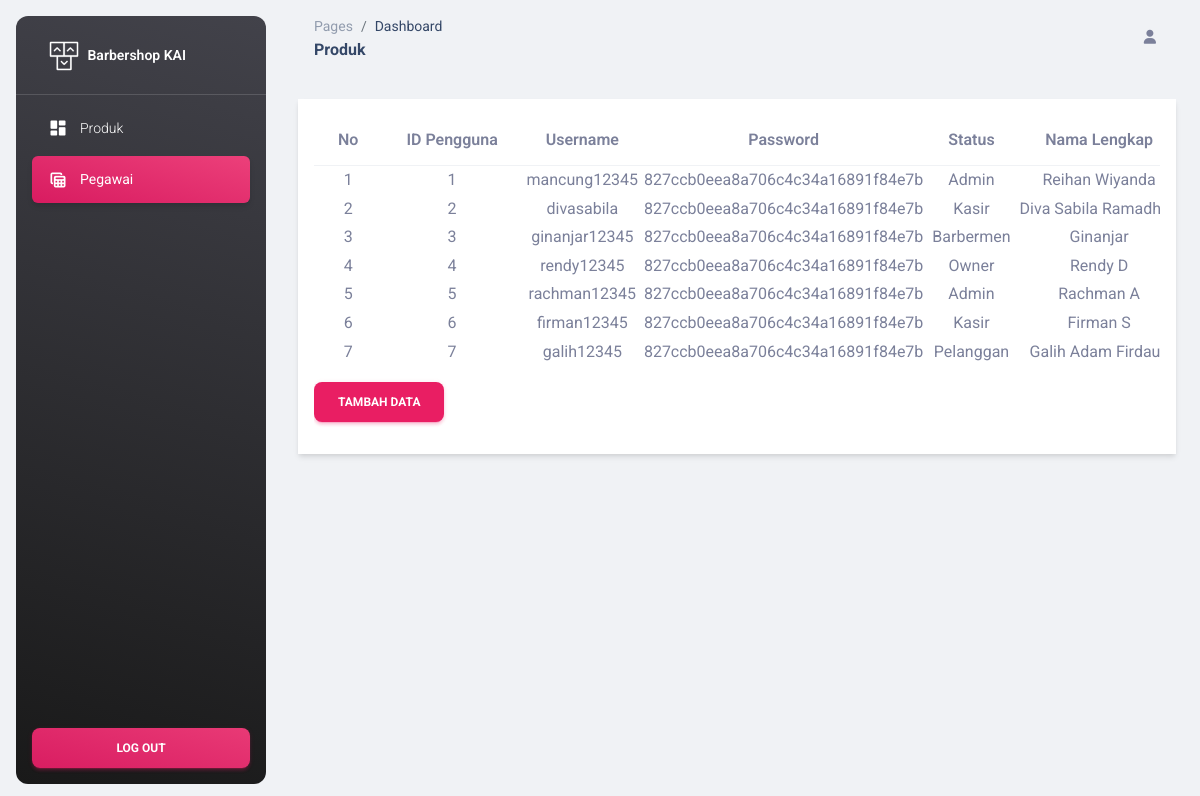
Screenshot of /admin/pegawai.php with the database file from the repository.
### tables this page shows
CREATE TABLE `pengguna` (
  `id_Pengguna` int(255) NOT NULL,
  `Username` varchar(255) NOT NULL,
  `Password` varchar(255) NOT NULL,
  `Status` varchar(25) NOT NULL,
  `Nama_lengkap` varchar(255) NOT NULL
);

### admin/pegawai.php (the view, shortened to what this page needs)
<!DOCTYPE html>
<html lang="en">
<head>
    <link href="./assets/css/nucleo-icons.css" rel="stylesheet" />
    <link href="./assets/css/nucleo-svg.css" rel="stylesheet" />
    <link id="pagestyle" href="./assets/css/material-dashboard.css?v=3.0.0" rel="stylesheet" />
</head>
<?php
require '../koneksi.php';
?>
<body class="g-sidenav-show  bg-gray-200">
    <aside class="sidenav navbar navbar-vertical navbar-expand-xs border-0 border-radius-xl my-3 fixed-start ms-3   bg-gradient-dark" id="sidenav-main">
        <div class="sidenav-header">
            <a class="navbar-brand m-0" href="./index.php ">
                <img src="./assets/img/logo-ct.png" class="navbar-brand-img h-100" alt="main_logo">
                <span class="ms-1 font-weight-bold text-white">Barbershop KAI</span>
            </a>
        </div>
        <hr class="horizontal light mt-0 mb-2">
        <div class="collapse navbar-collapse  w-auto  max-height-vh-100" id="sidenav-collapse-main">
            <ul class="navbar-nav">
                <li class="nav-item">
                    <a class="nav-link text-white" href="./index.php">
                        <div class="text-white text-center me-2 d-flex align-items-center justify-content-center">
                            <i class="material-icons opacity-10">dashboard</i>
                        </div>
                        <span class="nav-link-text ms-1">Produk</span>
                    </a>
                </li>
                <li class="nav-item">
                    <a class="nav-link text-white active bg-gradient-primary" href="./pegawai.php">
                        <div class="text-white text-center me-2 d-flex align-items-center justify-content-center">
                            <i class="material-icons opacity-10">table_view</i>
                        </div>
                        <span class="nav-link-text ms-1">Pegawai</span>
                    </a>
                </li>
            </ul>
        </div>
        <div class="sidenav-footer position-absolute w-100 bottom-0 ">
            <div class="mx-3">
                <a class="btn bg-gradient-primary mt-4 w-100" href="logout.php" type="button">Log Out</a>
            </div>
        </div>
    </aside>
    <main class="main-content position-relative max-height-vh-100 h-100 border-radius-lg ">
        <nav class="navbar navbar-main navbar-expand-lg px-0 mx-4 shadow-none border-radius-xl" id="navbarBlur" navbar-scroll="true">
            <div class="container-fluid py-1 px-3">
                <nav aria-label="breadcrumb">
                    <ol class="breadcrumb bg-transparent mb-0 pb-0 pt-1 px-0 me-sm-6 me-5">
                        <li class="breadcrumb-item text-sm"><a class="opacity-5 text-dark" href="javascript:;">Pages</a></li>
                        <li class="breadcrumb-item text-sm text-dark active" aria-current="page">Dashboard</li>
                    </ol>
                    <h6 class="font-weight-bolder mb-0">Produk</h6>
                </nav>
                <ul class="navbar-nav  justify-content-end">
                    <li class="nav-item d-flex align-items-center">
                        <a href="javascript:;" class="nav-link text-body font-weight-bold px-0">
                            <i class="fa fa-user me-sm-1"></i>
                        </a>
                    </li>
                </ul>
            </div>
        </nav>
        <div class="container-fluid py-4">
            <div class="row">
                <div class="col mb-4">
                    <div class="main-content-inner">
                        <div class="container shadow p-3 mb-5 bg-body">
                            <div class="table-responsive">
                                <table class="table table-striped table-bordered border-primary table-hover" id="dataTables-example">
                                    <thead class="thead-dark text-center">
                                        <tr>
                                            <th>No</th>
                                            <th>ID Pengguna</th>
                                            <th>Username</th>
                                            <th>Password</th>
                                            <th>Status</th>
                                            <th>Nama Lengkap</th>
                                        </tr>
                                    </thead>
                                    <tbody>
                                        <?php
                                        $sql = mysqli_query($koneksi, "SELECT * FROM pengguna");
                                        if (mysqli_num_rows($sql) > 0) {
                                            $no = 1;
                                            while ($data = mysqli_fetch_assoc($sql)) {
                                                echo '
						<tr>
                            <td>' . $no . '</td>
							<td>' . $data['id_Pengguna'] . '</td>
							<td>' . $data['Username'] . '</td>
                            <td>' . md5($data['Password']) . '</td>
                            <td>' . $data['Status'] . '</td>
                            <td>' . $data['Nama_lengkap'] . '</td>
                            <td>
                            <a href="pegawai-edit.php?Id_Produk=' . $data['id_Pengguna'] . '" class="badge badge-warning">Edit</a>
                            <a href="pegawai-delete.php?Id_Produk=' . $data['id_Pengguna'] . '" class="badge badge-danger" onclick="return confirm(\'Yakin ingin menghapus data ini?\')">Delete</a>
                            </td>
						</tr>
						';
                                                $no++;
                                            }
                                        } else {
                                            echo '
					<tr>
						<td colspan="7">Tidak ada data.</td>
					</tr>
					';
                                        }
                                        ?>
                                </table>
                                <button class="btn btn-primary" onclick="location.href='admin-tambah.php'">Tambah Data</button>
                            </div>
                        </div>
                    </div>
                </div>
            </div>
        </div>
</body>
</html>

### rows the page displays
pengguna: id_Pengguna "1", Username "mancung12345", Password "827ccb0eea8a706c4c34a16891f84e7b", Status "Admin", Nama_lengkap "Reihan Wiyanda"
pengguna: id_Pengguna "2", Username "divasabila", Password "827ccb0eea8a706c4c34a16891f84e7b", Status "Kasir", Nama_lengkap "Diva Sabila…"
pengguna: id_Pengguna "3", Username "ginanjar12345", Password "827ccb0eea8a706c4c34a16891f84e7b", Status "Barbermen", Nama_lengkap "Ginanjar"
pengguna: id_Pengguna "4", Username "rendy12345", Password "827ccb0eea8a706c4c34a16891f84e7b", Status "Owner", Nama_lengkap "Rendy D"
pengguna: id_Pengguna "5", Username "rachman12345", Password "827ccb0eea8a706c4c34a16891f84e7b", Status "Admin", Nama_lengkap "Rachman A"
pengguna: id_Pengguna "6", Username "firman12345", Password "827ccb0eea8a706c4c34a16891f84e7b", Status "Kasir", Nama_lengkap "Firman S"
pengguna: id_Pengguna "7", Username "galih12345", Password "827ccb0eea8a706c4c34a16891f84e7b", Status "Pelanggan", Nama_lengkap "Galih Adam…"
